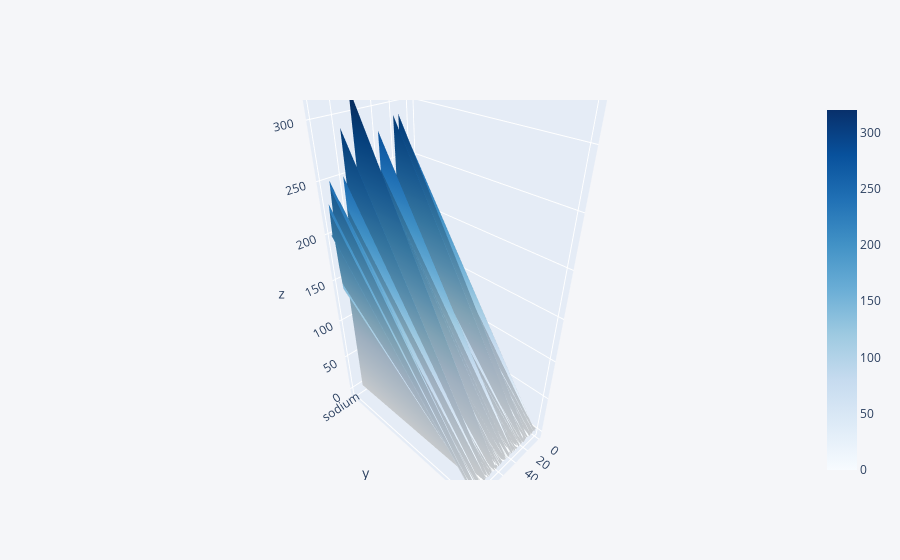

Here is the notebook cell this chart was saved with:
### Code cell
data[['sodium','fat']].iplot(kind='surface',colorscale='blues')

### Figure 1 — Plotly figure (JSON) as saved in the notebook; plotly's stock layout.template omitted (floating-point values rounded to 4 significant figures; data arrays with more than 128 entries replaced by an {"elided": "..."} marker saying what was removed)
{"data": [{"colorscale": [[0, "rgb(247,251,255)"], [0.125, "rgb(222,235,247)"], [0.25, "rgb(198,219,239)"], [0.375, "rgb(158,202,225)"], [0.5, "rgb(107,174,214)"], [0.625, "rgb(66,146,198)"], [0.75, "rgb(33,113,181)"], [0.875, "rgb(8,81,156)"], [1, "rgb(8,48,107)"]], "type": "surface", "x": [0, 1, 2, 3, 4, 5, 6, 7, 8, 9, 10, 11, 12, 13, 14, 15, 16, 17, 18, 19, 20, 21, 22, 23, 24, 25, 26, 27, 28, 29, 30, 31, 32, 33, 34, 35, 36, 37, 38, 39, 40, 41, 42, 43, 44, 45, 46, 47, 48, 49, 50, 51, 52, 53, 54, 55, 56, 57, 58, 59, 60, 61, 62, 63, 64, 65, 66, 67, 68, 69, 70, 71, 72, 73, 74, 75, 76, 77, 78, 79, 80, 81, 82, 83, 84, 85, 86, 87, 88, 89, 90, 91, 92, 93, 94, 95, 96, 97, 98, 99, 100], "y": ["sodium", "fat"], "z": {"elided": "2x101 float values"}}], "layout": {"legend": {"bgcolor": "#F5F6F9", "font": {"color": "#4D5663"}}, "paper_bgcolor": "#F5F6F9", "plot_bgcolor": "#F5F6F9", "title": {"font": {"color": "#4D5663"}}, "xaxis": {"gridcolor": "#E1E5ED", "showgrid": true, "tickfont": {"color": "#4D5663"}, "title": {"font": {"color": "#4D5663"}, "text": ""}, "zerolinecolor": "#E1E5ED"}, "yaxis": {"gridcolor": "#E1E5ED", "showgrid": true, "tickfont": {"color": "#4D5663"}, "title": {"font": {"color": "#4D5663"}, "text": ""}, "zerolinecolor": "#E1E5ED"}}}
